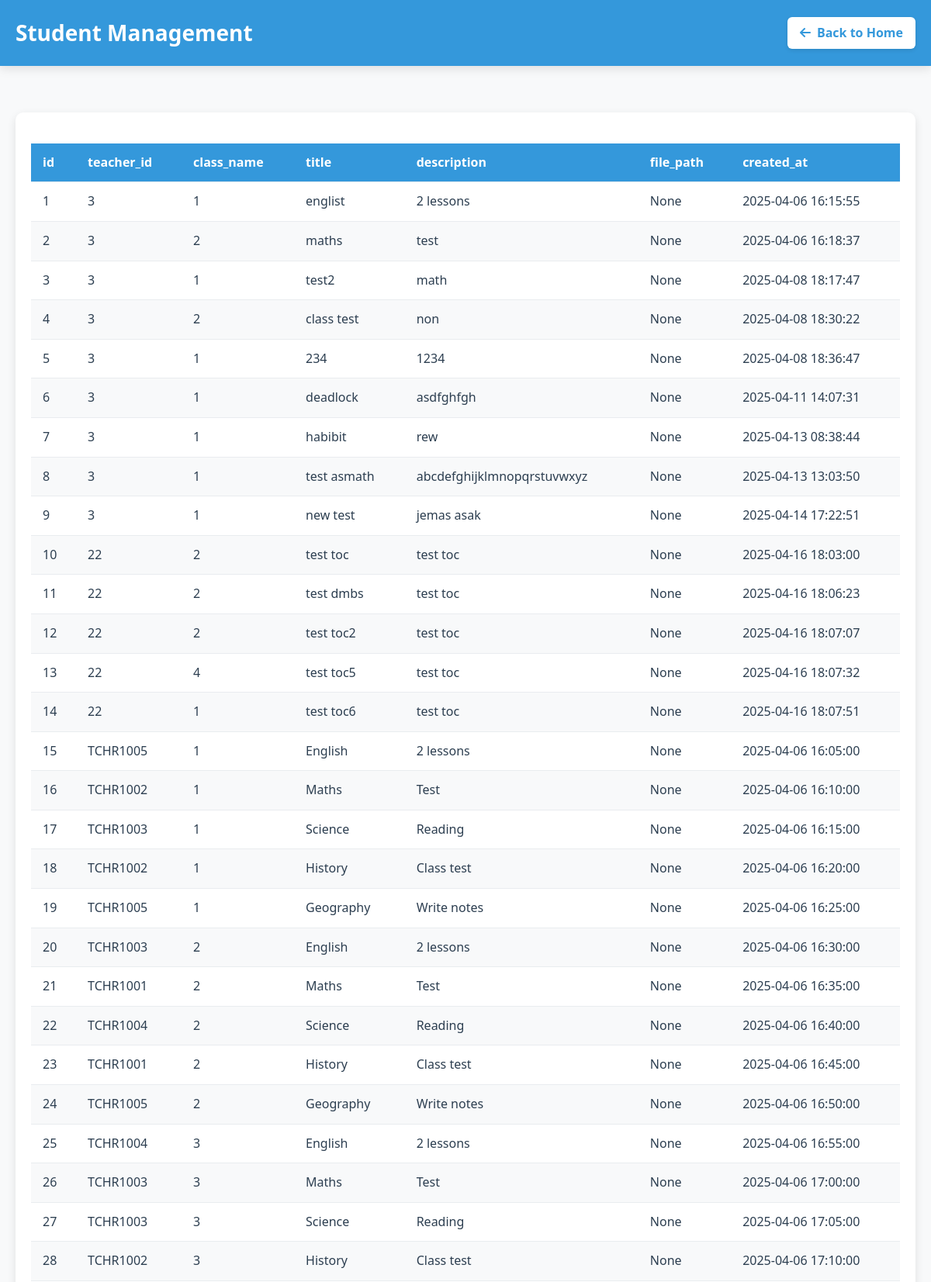
The app's page /homeworks (upper part) with its own data.
### tables this page shows
CREATE TABLE homework (id INTEGER PRIMARY KEY AUTOINCREMENT, teacher_id INTEGER, class_name TEXT NOT NULL, title TEXT NOT NULL, description TEXT, file_path TEXT, created_at TIMESTAMP DEFAULT CURRENT_TIMESTAMP);

### table_data.py (the view)
@app.route('/homeworks')
def homeworks():
    data = fetch_data("SELECT * FROM homework")
    return render_template('homeworks.html', data=data)

### table_data.py (called while the page is built)
def fetch_data(query):
    conn = sqlite3.connect('db.sqlite3')
    conn.row_factory = sqlite3.Row
    cursor = conn.cursor()
    cursor.execute(query)
    rows = cursor.fetchall()
    conn.close()
    return rows

### templates/homeworks.html (shortened to what this page needs)
<!DOCTYPE html>
<html lang="en">
<head>
    <link rel="stylesheet" href="https://cdnjs.cloudflare.com/ajax/libs/animate.css/4.1.1/animate.min.css">
    <link rel="stylesheet" href="https://cdnjs.cloudflare.com/ajax/libs/font-awesome/6.4.0/css/all.min.css">
</head>
<body>
    <header class="animate__animated animate__fadeInDown">
        <div class="header-content">
            <h2>Student Management</h2>
            <a href="/" class="back-btn animate__animated animate__fadeIn">
                <i class="fas fa-arrow-left"></i> Back to Home
            </a>
        </div>
    </header>
    <div class="container">
        <div class="table-container animate__animated animate__fadeIn">
            <table id="studentsTable">
                <thead>
                    <tr>
                        {% for column in data[0].keys() %}
                            <th>{{ column }}</th>
                        {% endfor %}
                    </tr>
                </thead>
                <tbody>
                    {% for row in data %}
                        <tr class="animate-table-row" style="animation-delay: {{ loop.index * 0.05 }}s">
                            {% for item in row %}
                                <td>{{ item }}</td>
                            {% endfor %}
                        </tr>
                    {% endfor %}
                </tbody>
            </table>
        </div>
    </div>
</body>
</html>

### templates/homeworks.html (style rules this page uses)
:root { --primary-color: #3498db; --primary-dark: #2980b9; --secondary-color: #2c3e50; --success-color: #2ecc71; --warning-color: #f39c12; --danger-color: #e74c3c; --light-gray: #f8f9fa; --medium-gray: #e9ecef; --dark-gray: #495057; --white: #ffffff; --shadow: 0 4px 12px rgba(0, 0, 0, 0.1); --transition: all 0.3s cubic-bezier(0.25, 0.8, 0.25, 1); }
* { box-sizing: border-box; margin: 0; padding: 0; }
body { font-family: 'Segoe UI', Tahoma, Geneva, Verdana, sans-serif; background-color: var(--light-gray); color: var(--secondary-color); line-height: 1.6; padding: 0; margin: 0; }
.container { max-width: 1800px; margin: 0 auto; padding: 30px 20px; }
header { background-color: var(--primary-color); color: var(--white); padding: 20px 0; box-shadow: var(--shadow); margin-bottom: 30px; }
.header-content { max-width: 1200px; margin: 0 auto; padding: 0 20px; display: flex; justify-content: space-between; align-items: center; }
h2 { font-size: 28px; margin-bottom: 0; }
.back-btn { display: inline-flex; align-items: center; gap: 8px; background-color: var(--white); color: var(--primary-color); padding: 8px 16px; border-radius: 6px; text-decoration: none; font-weight: 600; transition: var(--transition); box-shadow: 0 2px 5px rgba(0, 0, 0, 0.1); }
.table-container { background-color: var(--white); border-radius: 10px; box-shadow: var(--shadow); padding: 20px; overflow-x: auto; }
table { width: 100%; border-collapse: collapse; margin: 20px 0; min-width: 600px; }
th, td { padding: 12px 15px; text-align: left; border-bottom: 1px solid var(--medium-gray); }
th { background-color: var(--primary-color); color: var(--white); font-weight: 600; position: sticky; top: 0; }
tr:nth-child(even) { background-color: var(--light-gray); }
.animate-table-row { opacity: 0; transform: translateY(20px); animation: fadeInUp 0.5s forwards; }

### records on screen
homework: row "1" "3" "1" "None", title "englist", description "2 lessons", created_at "2025-04-06 16:15:55"
homework: row "2" "3" "2" "None", title "maths", description "test", created_at "2025-04-06 16:18:37"
homework: row "3" "3" "1" "None", title "test2", description "math", created_at "2025-04-08 18:17:47"
homework: row "4" "3" "2" "None", title "class test", description "non", created_at "2025-04-08 18:30:22"
homework: row "5" "3" "1" "None", title "234", description "1234", created_at "2025-04-08 18:36:47"
homework: row "6" "3" "1" "None", title "deadlock", description "asdfghfgh", created_at "2025-04-11 14:07:31"
homework: row "7" "3" "1" "None", title "habibit", description "rew", created_at "2025-04-13 08:38:44"
homework: row "8" "3" "1" "None", title "test asmath", description "abcdefghijklmnopqrstuvwxyz", created_at "2025-04-13 13:03:50"
homework: row "9" "3" "1" "None", title "new test", description "jemas asak", created_at "2025-04-14 17:22:51"
homework: row "10" "22" "2" "None", title "test toc", description "test toc", created_at "2025-04-16 18:03:00"
homework: row "11" "22" "2" "None", title "test dmbs", description "test toc", created_at "2025-04-16 18:06:23"
homework: row "12" "22" "2" "None", title "test toc2", description "test toc", created_at "2025-04-16 18:07:07"
homework: row "13" "22" "4" "None", title "test toc5", description "test toc", created_at "2025-04-16 18:07:32"
homework: row "14" "22" "1" "None", title "test toc6", description "test toc", created_at "2025-04-16 18:07:51"
homework: row "15" "1" "None", teacher "TCHR1005", title "English", description "2 lessons", created_at "2025-04-06 16:05:00"
homework: row "16" "1" "None", teacher "TCHR1002", title "Maths", description "Test", created_at "2025-04-06 16:10:00"
homework: row "17" "1" "None", teacher "TCHR1003", title "Science", description "Reading", created_at "2025-04-06 16:15:00"
homework: row "18" "1" "None", teacher "TCHR1002", title "History", description "Class test", created_at "2025-04-06 16:20:00"
homework: row "19" "1" "None", teacher "TCHR1005", title "Geography", description "Write notes", created_at "2025-04-06 16:25:00"
homework: row "20" "2" "None", teacher "TCHR1003", title "English", description "2 lessons", created_at "2025-04-06 16:30:00"
homework: row "21" "2" "None", teacher "TCHR1001", title "Maths", description "Test", created_at "2025-04-06 16:35:00"
homework: row "22" "2" "None", teacher "TCHR1004", title "Science", description "Reading", created_at "2025-04-06 16:40:00"
homework: row "23" "2" "None", teacher "TCHR1001", title "History", description "Class test", created_at "2025-04-06 16:45:00"
homework: row "24" "2" "None", teacher "TCHR1005", title "Geography", description "Write notes", created_at "2025-04-06 16:50:00"
homework: row "25" "3" "None", teacher "TCHR1004", title "English", description "2 lessons", created_at "2025-04-06 16:55:00"
homework: row "26" "3" "None", teacher "TCHR1003", title "Maths", description "Test", created_at "2025-04-06 17:00:00"
homework: row "27" "3" "None", teacher "TCHR1003", title "Science", description "Reading", created_at "2025-04-06 17:05:00"
homework: row "28" "3" "None", teacher "TCHR1002", title "History", description "Class test", created_at "2025-04-06 17:10:00"

### other values on screen
{{ column }} "id" "teacher_id" "class_name" "title" "description" "file_path" "created_at"
